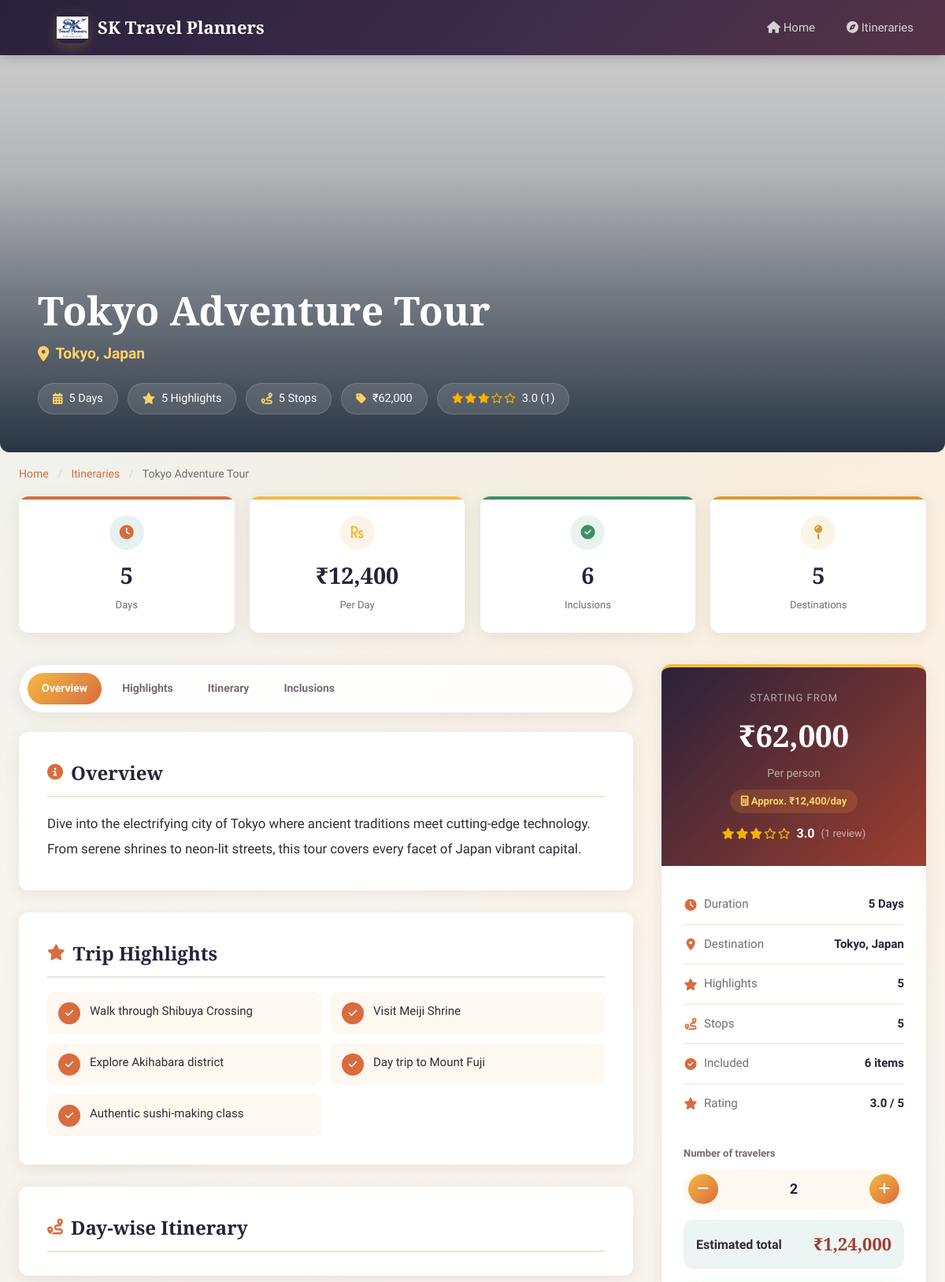
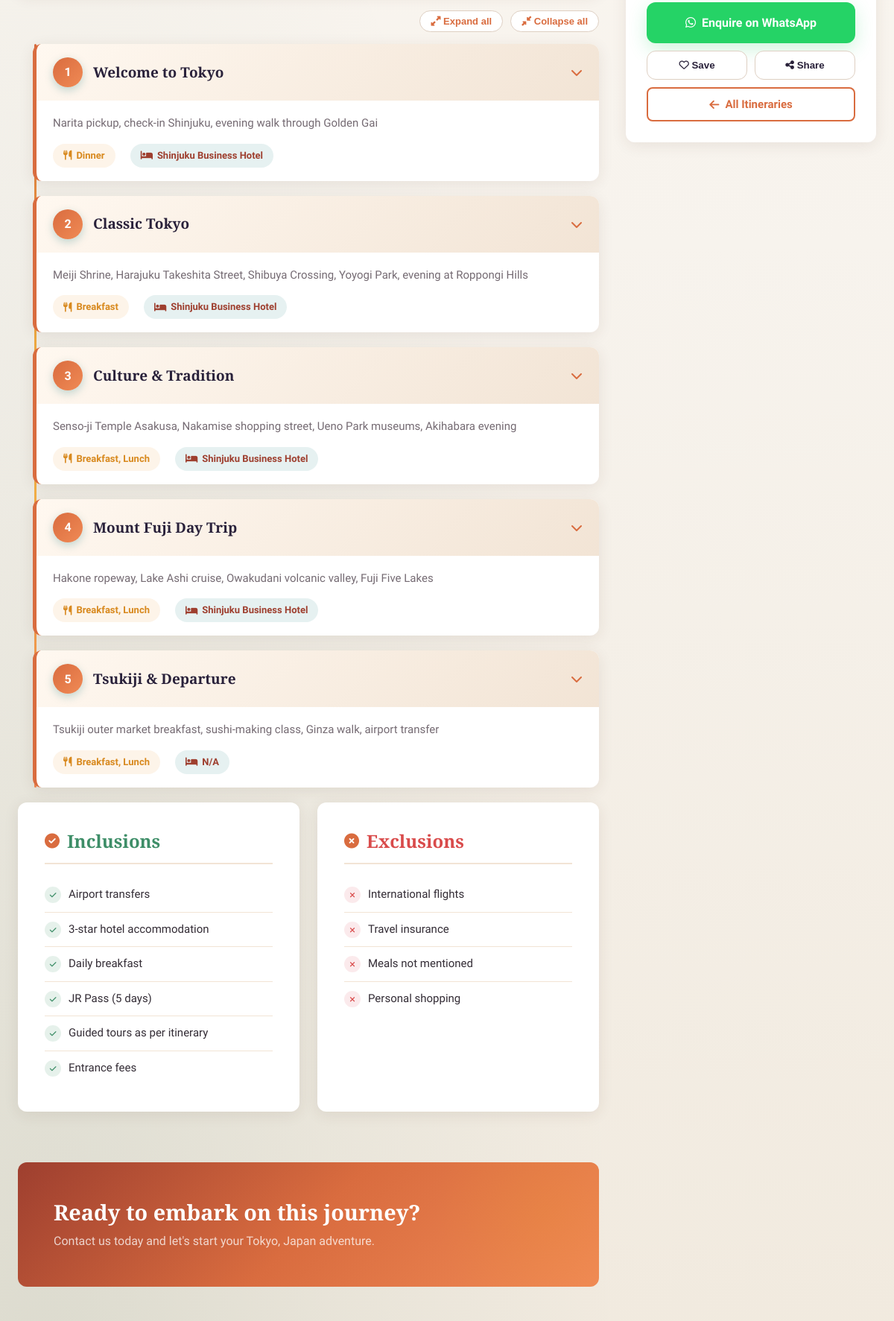
Screenshot of /detail.php?id=2 (upper part) with the database file from the repository (2 pictures, top to bottom).
### tables this page shows
CREATE TABLE IF NOT EXISTS itineraries (
    id            INT AUTO_INCREMENT PRIMARY KEY,
    title         VARCHAR(255) NOT NULL,
    destination   VARCHAR(255) NOT NULL,
    description   TEXT,
    price         DECIMAL(12,2) DEFAULT 0.00,
    duration_days INT DEFAULT 1,
    image         VARCHAR(255) DEFAULT NULL,
    highlights    TEXT,
    inclusions    TEXT,
    exclusions    TEXT,
    day_plan      TEXT,
    status        TINYINT(1) DEFAULT 1,

    created_at    TIMESTAMP DEFAULT CURRENT_TIMESTAMP,
    updated_at    TIMESTAMP DEFAULT CURRENT_TIMESTAMP
                  ON UPDATE CURRENT_TIMESTAMP

);

### config.php (called while the page is built, shortened)
<?php
function e($string): string
{
    return htmlspecialchars(
        (string) $string,
        ENT_QUOTES | ENT_HTML5,
        'UTF-8'
    );
}
function imageUrl(
    ?string $filename
): string {
    return
        'https://picsum.photos/seed/' .
        rawurlencode(
            'sktravel-' .
            ($filename ?? 'default')
        ) .
        '/800/500';
}
function formatPrice(
    $price
): string {
    return
        '₹' .
        number_format(
            (float) $price,
            0,
            '.',
            ','
        );
}
?>

### detail.php (the view, shortened to what this page needs)
<?php
require_once 'config.php';
$id = isset($_GET['id']) ? (int)$_GET['id'] : 0;
$stmt = $pdo->prepare("SELECT * FROM itineraries WHERE id = ? AND status = 1");
$stmt->execute([$id]);
$itin = $stmt->fetch();
$highlights = json_decode($itin['highlights'], true) ?? [];
$inclusions = json_decode($itin['inclusions'], true) ?? [];
$exclusions = json_decode($itin['exclusions'], true) ?? [];
$dayPlan    = json_decode($itin['day_plan'], true) ?? [];
$totalDays    = (int)$itin['duration_days'];
$perDay       = $totalDays > 0 ? round((float)$itin['price'] / $totalDays) : 0;
$highlightCnt = count($highlights);
$inclusionCnt = count($inclusions);
$stopCnt      = count($dayPlan);
$ratings = [];
try {
    $rs = $pdo->prepare(
        "SELECT itinerary_id, ROUND(AVG(rating), 1) AS avg_rating, COUNT(*) AS total
         FROM itinerary_reviews
         WHERE itinerary_id = ?
         GROUP BY itinerary_id"
    );
    $rs->execute([$id]);
    foreach ($rs->fetchAll(PDO::FETCH_ASSOC) as $r) {
        $ratings[(int)$r['itinerary_id']] = [
            'avg'   => (float)$r['avg_rating'],
            'count' => (int)$r['total'],
        ];
    }
} catch (Throwable $e) {
    error_log('Ratings unavailable: ' . $e->getMessage());
}
$ratingAvg   = $ratings[$id]['avg']   ?? 0.0;
$ratingCount = $ratings[$id]['count'] ?? 0;
if (!function_exists('renderStars')) {
    function renderStars(float $avg): string {
        $html = '';
        for ($i = 1; $i <= 5; $i++) {
            if ($avg >= $i)            $html .= '<i class="fas fa-star"></i>';
            elseif ($avg >= $i - 0.5)  $html .= '<i class="fas fa-star-half-alt"></i>';
            else                       $html .= '<i class="far fa-star"></i>';
        }
        return $html;
    }
}
?>
<!DOCTYPE html>
<html lang="en">
<head>
    <link rel="stylesheet" href="style.css">
    <link rel="stylesheet" href="https://cdnjs.cloudflare.com/ajax/libs/font-awesome/6.5.0/css/all.min.css">
</head>
<body class="detail-page">
<nav class="navbar">
    <div class="container navbar-inner">
        <a href="index.php" class="navbar-brand">
            <span class="brand-icon"><img src="logo.jpg" alt="Logo"></span>
            <?= e(APP_NAME) ?>
        </a>
        <ul class="navbar-nav">
            <li><a href="index.php"><i class="fas fa-home"></i> Home</a></li>
            <li><a href="index.php#itineraries"><i class="fas fa-compass"></i> Itineraries</a></li>
        </ul>
    </div>
</nav>
<div class="detail-hero">
    <img src="<?= e(imageUrl($itin['image'])) ?>" alt="<?= e($itin['title']) ?>">
    <div class="detail-hero-overlay">
        <h1><?= e($itin['title']) ?></h1>
        <div class="detail-dest-tag">
            <i class="fas fa-map-marker-alt"></i> <?= e($itin['destination']) ?>
        </div>
        <div class="detail-hero-badges">
            <span class="detail-hero-badge"><i class="fas fa-calendar-alt"></i> <?= $totalDays ?> Days</span>
            <span class="detail-hero-badge"><i class="fas fa-star"></i> <?= $highlightCnt ?> Highlights</span>
            <span class="detail-hero-badge"><i class="fas fa-route"></i> <?= $stopCnt ?> Stops</span>
            <span class="detail-hero-badge"><i class="fas fa-tag"></i> <?= e(formatPrice($itin['price'])) ?></span>
            <?php if ($ratingCount > 0): ?>
            <span class="detail-hero-badge rating" title="<?= e(number_format($ratingAvg, 1)) ?> out of 5">
                <span class="stars"><?= renderStars($ratingAvg) ?></span>
                <?= e(number_format($ratingAvg, 1)) ?> (<?= $ratingCount ?>)
            </span>
            <?php endif; ?>
        </div>
    </div>
</div>
<div class="container">
    <div class="breadcrumb">
        <a href="index.php">Home</a>
        <span>/</span>
        <a href="index.php#itineraries">Itineraries</a>
        <span>/</span>
        <?= e($itin['title']) ?>
    </div>
</div>
<section class="container" style="margin-bottom: 40px;">
    <div class="stats-row" id="stats-row">
        <div class="stat-card">
            <div class="stat-icon"><i class="fas fa-clock"></i></div>
            <div class="stat-value" data-count="<?= $totalDays ?>"><?= $totalDays ?></div>
            <div class="stat-label">Days</div>
        </div>
        <div class="stat-card">
            <div class="stat-icon"><i class="fas fa-rupee-sign"></i></div>
            <div class="stat-value"><?= e(formatPrice($perDay)) ?></div>
            <div class="stat-label">Per Day</div>
        </div>
        <div class="stat-card">
            <div class="stat-icon"><i class="fas fa-check-circle"></i></div>
            <div class="stat-value" data-count="<?= $inclusionCnt ?>"><?= $inclusionCnt ?></div>
            <div class="stat-label">Inclusions</div>
        </div>
        <div class="stat-card">
            <div class="stat-icon"><i class="fas fa-map-pin"></i></div>
            <div class="stat-value" data-count="<?= $stopCnt ?>"><?= $stopCnt ?></div>
            <div class="stat-label">Destinations</div>
        </div>
    </div>
</section>
<section style="padding-bottom: 60px;">
    <div class="container detail-grid">
        <div>
            <nav class="section-nav" id="section-nav">
                <a href="#overview" class="active">Overview</a>
                <?php if (!empty($highlights)): ?><a href="#highlights">Highlights</a><?php endif; ?>
                <?php if (!empty($dayPlan)): ?><a href="#itinerary">Itinerary</a><?php endif; ?>
                <?php if (!empty($inclusions) || !empty($exclusions)): ?><a href="#inclusions">Inclusions</a><?php endif; ?>
            </nav>
            <div class="info-box" id="overview" data-animate>
                <h2><i class="fas fa-info-circle"></i> Overview</h2>
                <p class="overview-text"><?= nl2br(e($itin['description'])) ?></p>
            </div>
            <?php if (!empty($highlights)): ?>
            <div class="info-box" id="highlights" data-animate>
                <h2><i class="fas fa-star"></i> Trip Highlights</h2>
                <div class="highlights-grid">
                    <?php foreach ($highlights as $idx => $h): ?>
                    <div class="highlight-item">
                        <span class="hi-icon"><i class="fas fa-check"></i></span>
                        <span><?= e($h) ?></span>
                    </div>
                    <?php endforeach; ?>
                </div>
            </div>
            <?php endif; ?>
            <?php if (!empty($dayPlan)): ?>
            <div class="info-box" id="itinerary" data-animate style="padding-bottom: 12px;">
                <h2><i class="fas fa-route"></i> Day-wise Itinerary</h2>
            </div>
            <div class="day-toolbar">
                <button type="button" id="expand-all"><i class="fas fa-expand-alt"></i> Expand all</button>
                <button type="button" id="collapse-all"><i class="fas fa-compress-alt"></i> Collapse all</button>
            </div>
            <div class="day-timeline">
                <?php foreach ($dayPlan as $idx => $d): ?>
                <div class="day-card" data-animate data-delay="<?= $idx * 80 ?>">
                    <div class="day-card-header">
                        <span class="day-num"><?= (int)$d['day'] ?></span>
                        <span class="day-header-title"><?= e($d['title'] ?? 'Day ' . $d['day']) ?></span>
                        <i class="fas fa-chevron-down chevron"></i>
                    </div>
                    <div class="day-card-body">
                        <p class="day-desc"><?= e($d['desc'] ?? 'Explore and enjoy the destination at your pace.') ?></p>
                        <div class="day-meta">
                            <?php if (!empty($d['meals'])): ?>
                            <span class="day-meta-tag meals"><i class="fas fa-utensils"></i> <?= e($d['meals']) ?></span>
                            <?php endif; ?>
                            <?php if (!empty($d['hotel'])): ?>
                            <span class="day-meta-tag hotel"><i class="fas fa-bed"></i> <?= e($d['hotel']) ?></span>
                            <?php endif; ?>
                        </div>
                    </div>
                </div>
                <?php endforeach; ?>
            </div>
            <?php endif; ?>
            <?php if (!empty($inclusions) || !empty($exclusions)): ?>
            <div class="inc-exc-grid" id="inclusions">
                <?php if (!empty($inclusions)): ?>
                <div class="info-box" data-animate>
                    <h2 style="color: var(--success);"><i class="fas fa-check-circle"></i> Inclusions</h2>
                    <ul class="inc-list">
                        <?php foreach ($inclusions as $inc): ?>
                        <li>
                            <span class="list-dot"><i class="fas fa-check"></i></span>
                            <span><?= e($inc) ?></span>
                        </li>
                        <?php endforeach; ?>
                    </ul>
                </div>
                <?php endif; ?>
                <?php if (!empty($exclusions)): ?>
                <div class="info-box" data-animate>
                    <h2 style="color: var(--danger);"><i class="fas fa-times-circle"></i> Exclusions</h2>
                    <ul class="exc-list">
                        <?php foreach ($exclusions as $exc): ?>
                        <li>
                            <span class="list-dot"><i class="fas fa-times"></i></span>
                            <span><?= e($exc) ?></span>
                        </li>
                        <?php endforeach; ?>
                    </ul>
                </div>
                <?php endif; ?>
            </div>
            <?php endif; ?>
            <div class="cta-banner" data-animate>
                <div style="position: relative; z-index: 1;">
                    <h3>Ready to embark on this journey?</h3>
                    <p>Contact us today and let's start your <?= e($itin['destination']) ?> adventure.</p>
                </div>
            </div>
        </div>
        <div>
            <div class="sidebar-box">
                <div class="sidebar-price-section">
                    <div class="sidebar-price-label">Starting from</div>
                    <div class="sidebar-price-big"><?= e(formatPrice($itin['price'])) ?></div>
                    <div class="sidebar-price-note">Per person</div>
                    <?php if ($perDay > 0): ?>
                    <div class="sidebar-per-day">
                        <i class="fas fa-calculator"></i> Approx. <?= e(formatPrice($perDay)) ?>/day
                    </div>
                    <?php endif; ?>
                    <?php if ($ratingCount > 0): ?>
                    <div class="rating-summary">
                        <span class="stars"><?= renderStars($ratingAvg) ?></span>
                        <span class="rating-num"><?= e(number_format($ratingAvg, 1)) ?></span>
                        <span class="rating-count">(<?= $ratingCount ?> review<?= $ratingCount === 1 ? '' : 's' ?>)</span>
                    </div>
                    <?php else: ?>
                    <div class="rating-empty"><i class="far fa-star"></i> No reviews yet</div>
                    <?php endif; ?>
                </div>
                <div class="sidebar-details">
                    <div class="sidebar-detail-row">
                        <span class="sdr-label"><i class="fas fa-clock"></i> Duration</span>
                        <span class="sdr-value"><?= $totalDays ?> Days</span>
                    </div>
                    <div class="sidebar-detail-row">
                        <span class="sdr-label"><i class="fas fa-map-marker-alt"></i> Destination</span>
                        <span class="sdr-value"><?= e($itin['destination']) ?></span>
                    </div>
                    <div class="sidebar-detail-row">
                        <span class="sdr-label"><i class="fas fa-star"></i> Highlights</span>
                        <span class="sdr-value"><?= $highlightCnt ?></span>
                    </div>
                    <div class="sidebar-detail-row">
                        <span class="sdr-label"><i class="fas fa-route"></i> Stops</span>
                        <span class="sdr-value"><?= $stopCnt ?></span>
                    </div>
                    <div class="sidebar-detail-row">
                        <span class="sdr-label"><i class="fas fa-check-circle"></i> Included</span>
                        <span class="sdr-value"><?= $inclusionCnt ?> items</span>
                    </div>
                    <?php if ($ratingCount > 0): ?>
                    <div class="sidebar-detail-row">
                        <span class="sdr-label"><i class="fas fa-star"></i> Rating</span>
                        <span class="sdr-value"><?= e(number_format($ratingAvg, 1)) ?> / 5</span>
                    </div>
                    <?php endif; ?>
                </div>
                <div class="traveler-calc" id="calc" data-price="<?= (float)$itin['price'] ?>">
                    <label>Number of travelers</label>
                    <div class="stepper">
                        <button type="button" id="minus" aria-label="Fewer travelers"><i class="fas fa-minus"></i></button>
                        <span class="count" id="traveler-count">2</span>
                        <button type="button" id="plus" aria-label="More travelers"><i class="fas fa-plus"></i></button>
                    </div>
                    <div class="calc-total"><span>Estimated total</span><strong id="calc-total"></strong></div>
                </div>
                <div class="sidebar-actions">
                    <a href="#" id="wa-btn" class="btn-whatsapp" target="_blank" rel="noopener noreferrer"
                       data-title="<?= e($itin['title']) ?>">
                        <i class="fab fa-whatsapp"></i> Enquire on WhatsApp
                    </a>
                    <div class="action-row">
                        <button type="button" id="save-btn"><i class="far fa-heart"></i> Save</button>
                        <button type="button" id="share-btn"><i class="fas fa-share-alt"></i> Share</button>
                    </div>
                    <a href="index.php" class="btn btn-outline" style="width:100%;justify-content:center;">
                        <i class="fas fa-arrow-left"></i> All Itineraries
                    </a>
                </div>
            </div>
        </div>
    </div>
</section>
</body>
</html>

### rows the page displays
itineraries: title "Tokyo Adventure Tour", destination "Tokyo, Japan", duration_days "5", highlights "5", day_plan "5", price "₹62,000", formatPrice($perDay) "₹12,400", inclusions "6", description "Dive into the electrifying city of Tokyo where ancient traditions meet cutting-edge technology. From serene shrines to neon-lit streets, this tour covers every facet of Japan vibrant capital.", highlights "Walk through Shibuya Crossing", highlights "Visit Meiji Shrine", highlights "Explore Akihabara district", highlights "Day trip to Mount Fuji", highlights "Authentic sushi-making class", inclusions "Airport transfers", inclusions "3-star hotel accommodation", inclusions "Daily breakfast", inclusions "JR Pass (5 days)", inclusions "Guided tours as per itinerary", inclusions "Entrance fees", exclusions "International flights", exclusions "Travel insurance", exclusions "Meals not mentioned", exclusions "Personal shopping"

### other values shown
APP_NAME "SK Travel Planners"
$ratingAvg "3.0"
$ratingCount "1"
$d['day'] "1"
$d['title'] "Welcome to Tokyo"
$d['desc'] "Narita pickup, check-in Shinjuku, evening walk through Golden Gai"
$d['meals'] "Dinner"
$d['hotel'] "Shinjuku Business Hotel"
$d['day'] "2"
$d['title'] "Classic Tokyo"
$d['desc'] "Meiji Shrine, Harajuku Takeshita Street, Shibuya Crossing, Yoyogi Park, evening at Roppongi Hills"
$d['meals'] "Breakfast"
$d['day'] "3"
$d['title'] "Culture & Tradition"
$d['desc'] "Senso-ji Temple Asakusa, Nakamise shopping street, Ueno Park museums, Akihabara evening"
